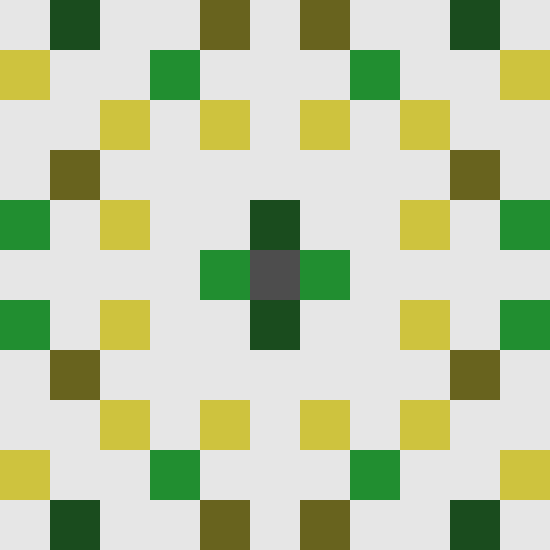

A level layout from a 2D game, rendered from its tile map. Below: a short description, then the map file with its tile-grid data intact:
An orthogonal 11x11 tile map with 50x50 px tiles, 2 tile layers (Tile Layer 1, Tile Layer 2), 2 tilesets.

<map version="1.0" tiledversion="1.1.2" orientation="orthogonal" renderorder="right-down" width="11" height="11" tilewidth="50" tileheight="50" infinite="0" nextobjectid="1">
 <tileset firstgid="1" source="letters.tsx" />
 <tileset firstgid="1765" source="word_tiles.tsx" />
 <layer name="Tile Layer 1" width="11" height="11" locked="1">
  <data encoding="csv">
206,206,206,206,206,206,206,206,206,206,206,
206,206,206,206,206,206,206,206,206,206,206,
206,206,206,206,206,206,206,206,206,206,206,
206,206,206,206,206,206,206,206,206,206,206,
206,206,206,206,206,206,206,206,206,206,206,
206,206,206,206,206,206,206,206,206,206,206,
206,206,206,206,206,206,206,206,206,206,206,
206,206,206,206,206,206,206,206,206,206,206,
206,206,206,206,206,206,206,206,206,206,206,
206,206,206,206,206,206,206,206,206,206,206,
206,206,206,206,206,206,206,206,206,206,206
</data>
 </layer>
 <layer name="Tile Layer 2" width="11" height="11" locked="1">
  <data encoding="csv">
3330,3145,3330,3330,2514,3330,2514,3330,3330,3145,3330,
2727,3330,3330,3272,3330,3330,3330,3272,3330,3330,2727,
3330,3330,2727,3330,2853,3330,2853,3330,2727,3330,3330,
3330,2432,3330,3330,3330,3330,3330,3330,3330,2432,3330,
3272,3330,2853,3330,3330,3146,3330,3330,2853,3330,3272,
3330,3330,3330,3330,3272,1928,3272,3330,3330,3330,3330,
3272,3330,2853,3330,3330,3146,3330,3330,2853,3330,3272,
3330,2556,3330,3330,3330,3330,3330,3330,3330,2556,3330,
3330,3330,2851,3330,2853,3330,2853,3330,2851,3330,3330,
2727,3330,3330,3272,3330,3330,3330,3272,3330,3330,2727,
3330,3145,3330,3330,2556,3330,2556,3330,3330,3145,3330
</data>
 </layer>
</map>
